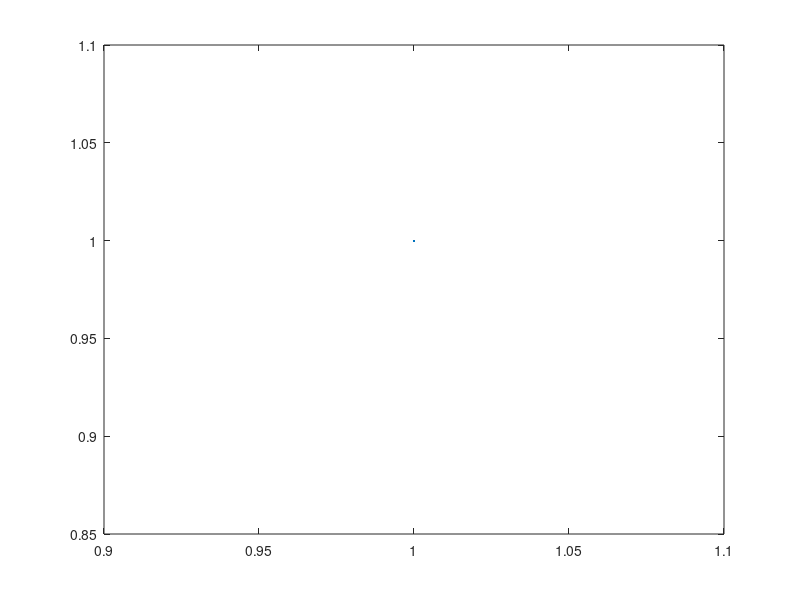

Source code (MATLAB):
function [t, V] = resolver_ode23_e2()

options = odeset;
fvdp_e1 = @(t, v) [v(2); 2*(1-v(1)^2)*v(2) - v(1)];
[t, V] = ode23(fvdp_e1, [0 30], [1 0], options);

plot(V(1), V(2));

endfunction

% para ver el grafico pueden correr el programa de la forma:

% [t, u] = resolver_ode45_e1

%si no ponen ; al final esto les imprime la respuesta, y despues pueden:

%plot(t, u)

%y les sale el grafico

%%% IMPORTANTE:
%%%
%%% Lo mas probable es que les diga que tienen que instalar odpkg para usar ode45
%%% o les va a decir que octave tiene lsode para resolver eso.
%%% Para instalarlo les dejo el tar.gz aca mismo en la carpeta de dropbox.
%%% tienen que correr la linea:

%%% pkg install odepkg-0.8.5.tar.gz

%%% si no les sale nada, o salvo algun warning, probablmente se instalo bien.
%%% despues lo tienen que cargar, de la forma:

%%% pkg load all

%%% ESTA LINEA LA TIENEN QUE METER CADA VEZ QUE ABREN EL PROGRAMA.




